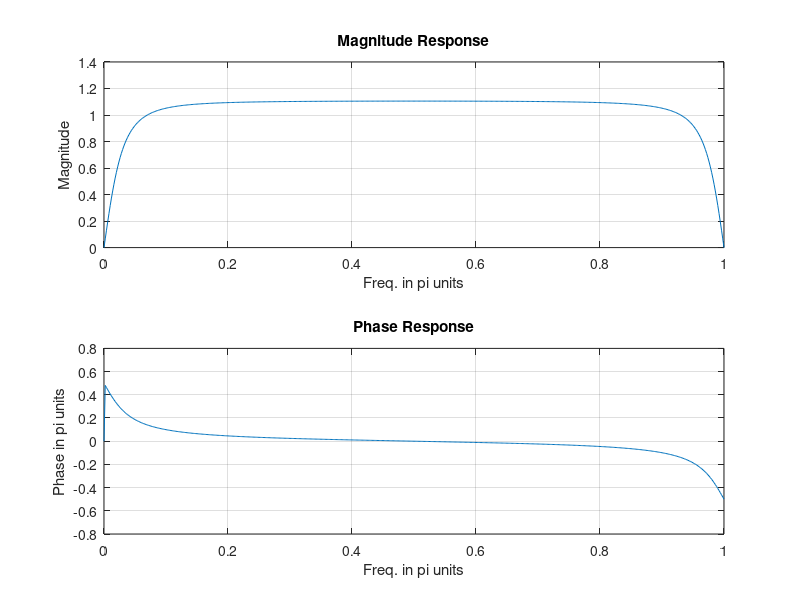

Write MATLAB code to recreate this figure.
%Example 4.13

b = [1,0,-1]; a = [1, 0, -0.81];
[R,p,C]=residuez(b,a)

w = [0:1:500]*pi/500; H = freqz(b,a,w);
magH = abs(H); phaH = angle(H);

subplot(2,1,1); plot(w/pi,magH); grid
xlabel('Freq. in pi units'); ylabel('Magnitude');
title('Magnitude Response');

subplot(2,1,2); plot(w/pi,phaH/pi); grid
xlabel('Freq. in pi units'); ylabel('Phase in pi units');
title('Phase Response');
